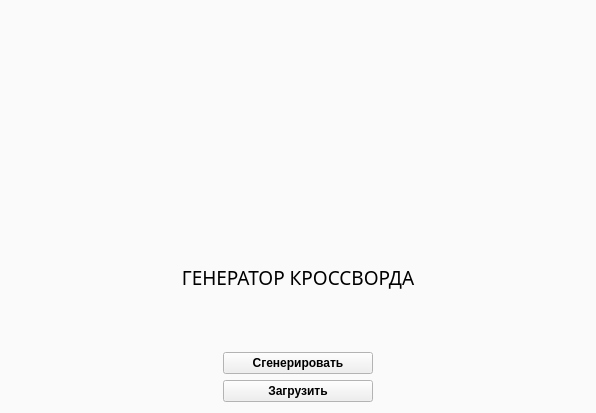
<?xml version="1.0" encoding="UTF-8"?>
<ui version="4.0">
 <class>start_screen</class>
 <widget class="QWidget" name="start_screen">
  <property name="geometry">
   <rect>
    <x>0</x>
    <y>0</y>
    <width>596</width>
    <height>413</height>
   </rect>
  </property>
  <property name="palette">
   <palette>
    <active>
     <colorrole role="Base">
      <brush brushstyle="SolidPattern">
       <color alpha="255">
        <red>255</red>
        <green>255</green>
        <blue>255</blue>
       </color>
      </brush>
     </colorrole>
     <colorrole role="Window">
      <brush brushstyle="SolidPattern">
       <color alpha="255">
        <red>250</red>
        <green>250</green>
        <blue>250</blue>
       </color>
      </brush>
     </colorrole>
    </active>
    <inactive>
     <colorrole role="Base">
      <brush brushstyle="SolidPattern">
       <color alpha="255">
        <red>255</red>
        <green>255</green>
        <blue>255</blue>
       </color>
      </brush>
     </colorrole>
     <colorrole role="Window">
      <brush brushstyle="SolidPattern">
       <color alpha="255">
        <red>250</red>
        <green>250</green>
        <blue>250</blue>
       </color>
      </brush>
     </colorrole>
    </inactive>
    <disabled>
     <colorrole role="Base">
      <brush brushstyle="SolidPattern">
       <color alpha="255">
        <red>250</red>
        <green>250</green>
        <blue>250</blue>
       </color>
      </brush>
     </colorrole>
     <colorrole role="Window">
      <brush brushstyle="SolidPattern">
       <color alpha="255">
        <red>250</red>
        <green>250</green>
        <blue>250</blue>
       </color>
      </brush>
     </colorrole>
    </disabled>
   </palette>
  </property>
  <property name="windowTitle">
   <string>Стартовое окно</string>
  </property>
  <layout class="QVBoxLayout" name="verticalLayout_2">
   <item>
    <layout class="QVBoxLayout" name="verticalLayout">
     <property name="sizeConstraint">
      <enum>QLayout::SetMinAndMaxSize</enum>
     </property>
     <item>
      <widget class="QLabel" name="label_logo">
       <property name="minimumSize">
        <size>
         <width>230</width>
         <height>192</height>
        </size>
       </property>
       <property name="text">
        <string/>
       </property>
       <property name="pixmap">
        <pixmap>../media/crossword generator logo.png</pixmap>
       </property>
       <property name="alignment">
        <set>Qt::AlignCenter</set>
       </property>
      </widget>
     </item>
     <item>
      <widget class="QLabel" name="label_title">
       <property name="minimumSize">
        <size>
         <width>199</width>
         <height>60</height>
        </size>
       </property>
       <property name="font">
        <font>
         <family>Gill Sans Ultra Bold Condensed</family>
         <pointsize>14</pointsize>
        </font>
       </property>
       <property name="text">
        <string>ГЕНЕРАТОР КРОССВОРДА</string>
       </property>
       <property name="alignment">
        <set>Qt::AlignCenter</set>
       </property>
      </widget>
     </item>
     <item>
      <layout class="QHBoxLayout" name="horizontalLayout_generate">
       <item>
        <spacer name="horizontalSpacer">
         <property name="orientation">
          <enum>Qt::Horizontal</enum>
         </property>
         <property name="sizeHint" stdset="0">
          <size>
           <width>40</width>
           <height>20</height>
          </size>
         </property>
        </spacer>
       </item>
       <item>
        <widget class="QPushButton" name="generateButton">
         <property name="minimumSize">
          <size>
           <width>150</width>
           <height>20</height>
          </size>
         </property>
         <property name="font">
          <font>
           <weight>75</weight>
           <bold>true</bold>
          </font>
         </property>
         <property name="text">
          <string>Сгенерировать</string>
         </property>
        </widget>
       </item>
       <item>
        <spacer name="horizontalSpacer_2">
         <property name="orientation">
          <enum>Qt::Horizontal</enum>
         </property>
         <property name="sizeHint" stdset="0">
          <size>
           <width>40</width>
           <height>20</height>
          </size>
         </property>
        </spacer>
       </item>
      </layout>
     </item>
     <item>
      <layout class="QHBoxLayout" name="horizontalLayout_load">
       <item>
        <spacer name="horizontalSpacer_3">
         <property name="orientation">
          <enum>Qt::Horizontal</enum>
         </property>
         <property name="sizeHint" stdset="0">
          <size>
           <width>40</width>
           <height>20</height>
          </size>
         </property>
        </spacer>
       </item>
       <item>
        <widget class="QPushButton" name="loadButton">
         <property name="minimumSize">
          <size>
           <width>150</width>
           <height>20</height>
          </size>
         </property>
         <property name="font">
          <font>
           <weight>75</weight>
           <bold>true</bold>
          </font>
         </property>
         <property name="text">
          <string>Загрузить</string>
         </property>
        </widget>
       </item>
       <item>
        <spacer name="horizontalSpacer_4">
         <property name="orientation">
          <enum>Qt::Horizontal</enum>
         </property>
         <property name="sizeHint" stdset="0">
          <size>
           <width>40</width>
           <height>20</height>
          </size>
         </property>
        </spacer>
       </item>
      </layout>
     </item>
    </layout>
   </item>
  </layout>
 </widget>
 <resources/>
 <connections/>
</ui>
